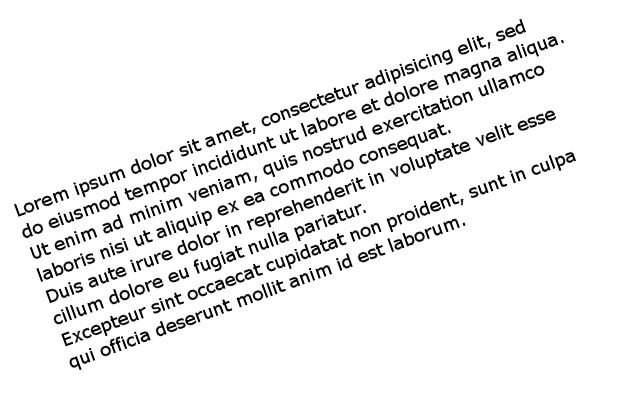
#> input picture img.jpg, 640 x 400 px
$ python correct_skew.py --image img.jpg
#> lines starting #> are read from the running program, lines starting #| are printed output that depends on the picture; after the words box and inside, x2 and y2 are one past the last pixel; in counts of white or black regions, pixels touching at a corner belong together
# import the necessary packages
import numpy as np
import argparse
import cv2

# construct the argument parse and parse the arguments
ap = argparse.ArgumentParser()
ap.add_argument("-i", "--image", required=True,
	help="path to input image file")
args = vars(ap.parse_args())

# load the image from disk
image = cv2.imread(args["image"])
#> image is the input picture: shape (400, 640, 3); min 0, max 255, mean 237.7

# convert the image to grayscale and flip the foreground and background to ensure foreground is now "white" and the background is "black"
gray = cv2.cvtColor(image, cv2.COLOR_BGR2GRAY)
gray = cv2.bitwise_not(gray)
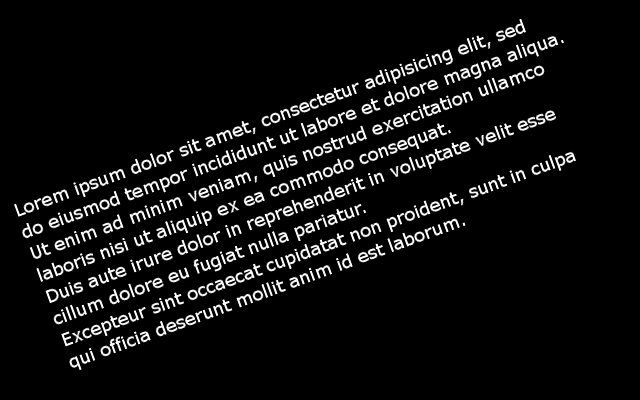
#> gray: shape (400, 640); min 0, max 255, mean 17.3

# threshold the image, setting all foreground pixels to 255 and all background pixels to 0
thresh = cv2.threshold(gray, 0, 255,
	cv2.THRESH_BINARY | cv2.THRESH_OTSU)[1]
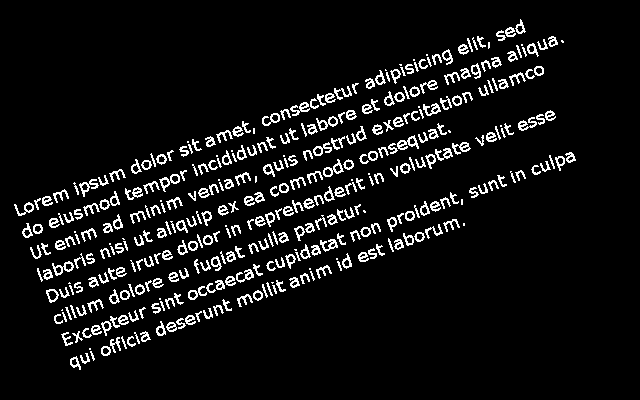
#> thresh: shape (400, 640); 7.3% white in thin lines or dots, all inside (x1, y1, x2, y2) = (14, 19, 576, 370)

# grab the (x, y) coordinates of all pixel values that are greater than zero, then use these coordinates to compute a rotated bounding box that contains all coordinates
coords = np.column_stack(np.where(thresh > 0))
#> coords = 18563 pairs, first value 19 to 369, second value 14 to 575
angle = cv2.minAreaRect(coords)[-1]
#> angle = -69.58

# the `cv2.minAreaRect` function returns values in the range [-90, 0); as the rectangle rotates clockwise the returned angle trends to 0 -- in this special case we need to add 90 degrees to the angle
if angle < -45:
	angle = -(90 + angle)
#> angle = -20.42

# otherwise, just take the inverse of the angle to make it positive
else:
	angle = -angle

# rotate the image to deskew it
(h, w) = image.shape[:2]
#> h = 400; w = 640
center = (w // 2, h // 2)
#> center = (320, 200)
M = cv2.getRotationMatrix2D(center, angle, 1.0)
#> M = [[0.937, -0.349, 89.88], [0.349, 0.937, -99.07]]
rotated = cv2.warpAffine(image, M, (w, h),
	flags=cv2.INTER_CUBIC, borderMode=cv2.BORDER_REPLICATE)
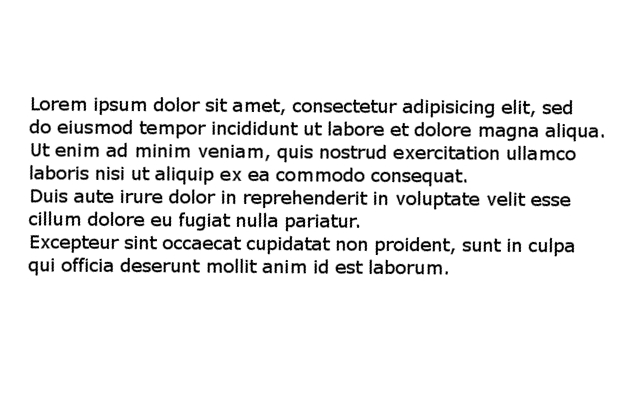
#> rotated: shape (400, 640, 3); min 0, max 255, mean 237.5


# show the output image
print("[INFO] angle: {:.3f}".format(angle))
#| [INFO] angle: -20.418
cv2.imshow("Input", image)
cv2.imshow("Rotated", rotated)
k = cv2.waitKey(0) & 0xFF
#> (key Esc is pressed here)
if k == 27:
    cv2.destroyAllWindows()
elif k == ord('s'):
    cv2.imwrite('images/image.jpg', rotated)
    cv2.destroyAllWindows()
